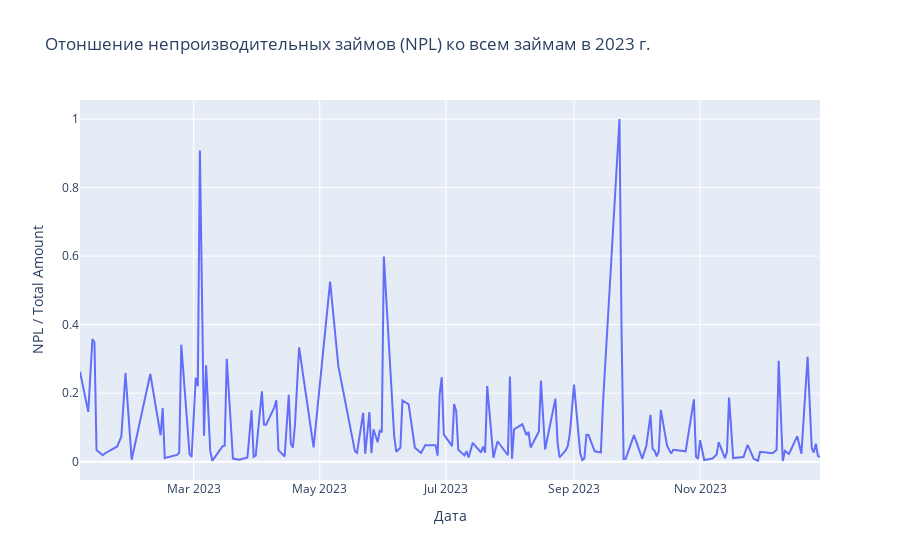

The notebook cell saved with this chart:
### Code cell
#построим по нему график
fig = px.line(new_df,
              x=new_df.index,
              y='npl/total',
              title='Отоншение непроизводительных займов (NPL) ко всем займам в 2023 г. ')

fig.update_xaxes(title_text='Дата')
fig.update_yaxes(title_text='NPL / Total Amount')

fig.show()

### Figure 1 — Plotly figure (JSON) as saved in the notebook; plotly's stock layout.template omitted (floating-point values rounded to 4 significant figures; data arrays with more than 128 entries replaced by an {"elided": "..."} marker saying what was removed)
{"data": [{"hovertemplate": "start_date=%{x}<br>npl/total=%{y}<extra></extra>", "legendgroup": "", "line": {"color": "#636efa", "dash": "solid"}, "marker": {"symbol": "circle"}, "mode": "lines", "name": "", "orientation": "v", "showlegend": false, "type": "scatter", "x": {"elided": "166 str values"}, "xaxis": "x", "y": {"elided": "166 float values"}, "yaxis": "y"}], "layout": {"legend": {"tracegroupgap": 0}, "title": {"text": "Отоншение непроизводительных займов (NPL) ко всем займам в 2023 г. "}, "xaxis": {"anchor": "y", "domain": [0, 1], "title": {"text": "Дата"}}, "yaxis": {"anchor": "x", "domain": [0, 1], "title": {"text": "NPL / Total Amount"}}}}
